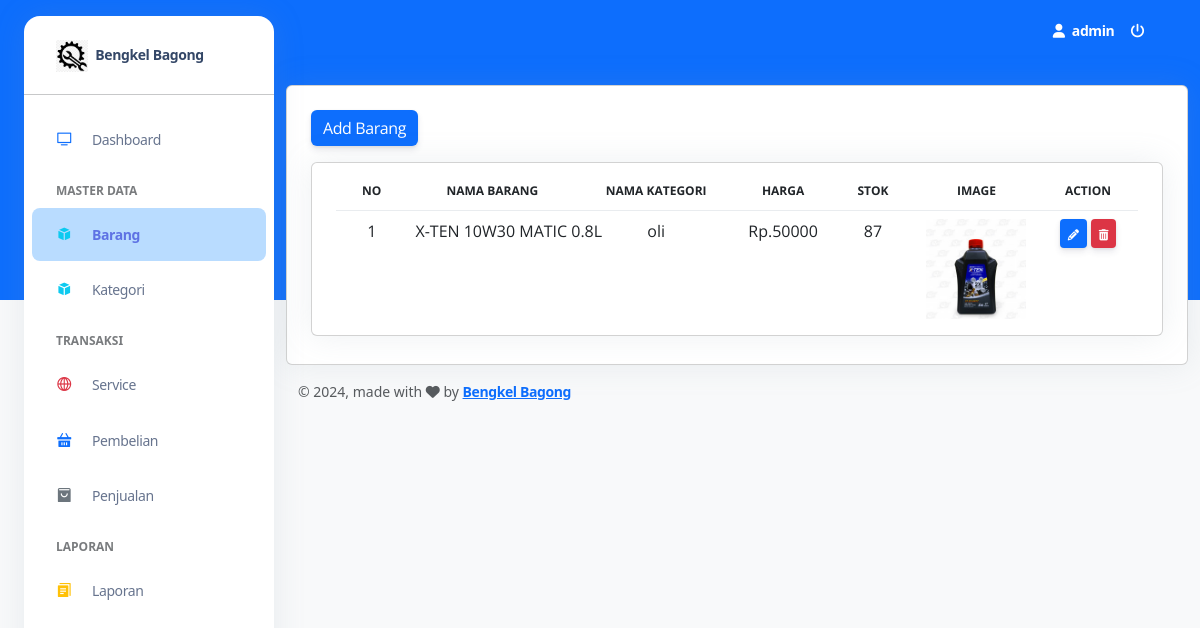
/index.php?page=barang&act=list (signed in), run on the app's committed database.
### tables this page shows
CREATE TABLE `barang` (
  `id_brg` int(11) NOT NULL,
  `nama_brg` varchar(100) NOT NULL,
  `id_kate` int(11) DEFAULT NULL,
  `harga` int(15) NOT NULL,
  `img` varchar(255) DEFAULT NULL,
  `stok` int(3) NOT NULL
);

CREATE TABLE `kategori` (
  `id_kate` int(11) NOT NULL,
  `nama_kate` varchar(50) NOT NULL
);

### public/barang.php (the view, shortened to what this page needs)
<div class="container-fluid py-4">
    <div class="row">
        <div class="col-lg-12">
            <div class="card">
                <div class="card-body">
                    <div class="row">
                        <div class="col-sm-3" style="text-align:left; ">
                            <button type="button" class="btn btn-primary" data-bs-toggle="modal" data-bs-target="#addbarang">
                                Add Barang
                            </button>
                        </div>
                        <div class="col-sm-6" style="text-align:right; ">
                        </div>
                        <div class="col-sm-3">
                        </div>
                    </div>
                    <div class="row">
                        <div class="col-12">
                            <div class="card mb-1">
                                <div class="card-body px-4 pt-2 pb-2">
                                    <div class="table-container">
                                        <div class="table-responsive">
                                            <table id="basicExample" class="table m-0">
                                                <thead>
                                                    <tr>
                                                        <th class="text-center text-uppercase text-xs font-weight-bolder">No
                                                        </th>
                                                        <th class="text-center text-uppercase text-xs font-weight-bolder">
                                                            Nama Barang</th>
                                                        <th class="text-center text-uppercase text-xs font-weight-bolder">
                                                            Nama Kategori</th>
                                                        <th class="text-center text-uppercase text-xs font-weight-bolder">
                                                            harga</th>
                                                        <th class="text-center text-uppercase text-xs font-weight-bolder">
                                                            Stok</th>
                                                        <th class="text-center text-uppercase text-xs font-weight-bolder">
                                                            Image</th>
                                                        <th class="text-center text-uppercase text-xs font-weight-bolder">
                                                            Action</th>
                                                    </tr>
                                                </thead>
                                                <tbody>
                                                    <?php
                                                    $no = 1;
                                                    $sql = $conn->query("SELECT * FROM barang INNER JOIN kategori ON barang.id_kate = kategori.id_kate");
                                                    foreach ($sql as $data) :
                                                    ?>
                                                        <tr>
                                                            <td class="text-center"><?= $no++; ?></td>
                                                            <td class="text-center" style="word-wrap: break-word;min-width: 160px;max-width: 10px;"><?= $data['nama_brg']; ?></td>
                                                            <td class="text-center"><?= $data['nama_kate']; ?></td>
                                                            <td class="text-center">Rp.<?= $data['harga']; ?></td>
                                                            <td class="text-center"><?= $data['stok']; ?></td>
                                                            <td class="text-center">
                                                                <img src="<?= './public/uploads/barang/' . $data['img']; ?>" width="100">
                                                            </td>
                                                            <td class="text-center">
                                                                <a class="btn btn-primary btn-sm" href="?page=kategori&action=edit&kode=<?= base64_encode($data['id_brg']); ?>" data-bs-toggle="modal" data-bs-target="#editbarang-<?= base64_encode($data['id_brg']); ?>">
                                                                    <i class="fa fa-pencil" aria-hidden="true"></i>
                                                                </a>
                                                                <a href="?page=barang&action=delete&kode=<?= base64_encode($data['id_brg']); ?>" class="btn btn-danger btn-sm" onclick="return confirm('Are you sure ?')">
                                                                    <i class="fa fa-trash" aria-hidden="true"></i>
                                                                </a>
                                                            </td>
                                                        <?php
                                                    endforeach;
                                                        ?>
                                                        </tr>
                                                </tbody>
                                            </table>
                                        </div>
                                    </div>
                                </div>
                            </div>
                        </div>
                    </div>
                </div>
            </div>
        </div>
    </div>

### data on the page
barang: nama_brg "X-TEN 10W30 MATIC 0.8L", id_kate.nama_kate "oli", harga "50000", stok "87", img (picture)

### other printed values
$data_nama "admin"
